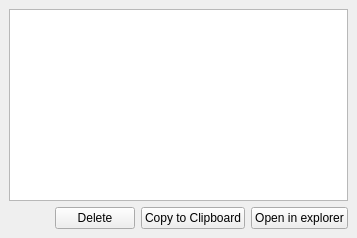
  <widget class="QDockWidget" name="dockWidget_listfile">
   <property name="features">
    <set>QDockWidget::DockWidgetFeature::DockWidgetFloatable|QDockWidget::DockWidgetFeature::DockWidgetMovable</set>
   </property>
   <property name="windowTitle">
    <string>List File</string>
   </property>
   <attribute name="dockWidgetArea">
    <number>1</number>
   </attribute>
   <widget class="QWidget" name="dockWidgetContents_12">
    <layout class="QGridLayout" name="gridLayout_49">
     <item row="1" column="0">
      <spacer name="horizontalSpacer_12">
       <property name="orientation">
        <enum>Qt::Orientation::Horizontal</enum>
       </property>
       <property name="sizeHint" stdset="0">
        <size>
         <width>40</width>
         <height>20</height>
        </size>
       </property>
      </spacer>
     </item>
     <item row="0" column="0" colspan="4">
      <widget class="QListWidget" name="listWidget">
       <property name="toolTip">
        <string>&lt;html&gt;&lt;head/&gt;&lt;body&gt;&lt;p&gt;The list of the saved files&lt;/p&gt;&lt;/body&gt;&lt;/html&gt;</string>
       </property>
       <property name="selectionMode">
        <enum>QAbstractItemView::SelectionMode::MultiSelection</enum>
       </property>
       <property name="selectionRectVisible">
        <bool>true</bool>
       </property>
      </widget>
     </item>
     <item row="1" column="2">
      <widget class="QPushButton" name="pushButton_copyListFile">
       <property name="toolTip">
        <string>&lt;html&gt;&lt;head/&gt;&lt;body&gt;&lt;p&gt;This will do the &amp;quot;Ctrl+X&amp;quot; on the selected files, ready to be pasted in another folder.&lt;/p&gt;&lt;/body&gt;&lt;/html&gt;</string>
       </property>
       <property name="text">
        <string>Copy to Clipboard</string>
       </property>
      </widget>
     </item>
     <item row="1" column="1">
      <widget class="QPushButton" name="pushButton_17">
       <property name="text">
        <string>Delete</string>
       </property>
      </widget>
     </item>
     <item row="1" column="3">
      <widget class="QPushButton" name="pushButton_openInExplorer">
       <property name="text">
        <string>Open in explorer</string>
       </property>
      </widget>
     </item>
    </layout>
   </widget>
  </widget>
